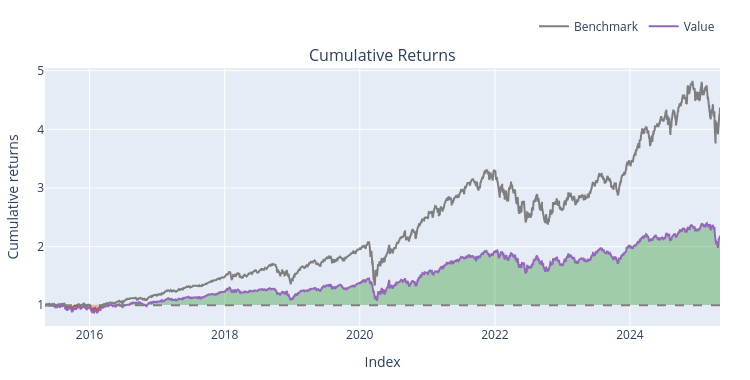

Here is the notebook cell this chart was saved with:
### Code cell
entries = (macd_df >= signal_df) & (rsi_df >= 30)
exits = (macd_df < signal_df) | (rsi_df > 70)



backtest6 = vbt.Portfolio.from_signals(
    close=close_df,
    entries=entries,
    exits=exits,
    init_cash=100_000.0,
    size=0.1,                         
    size_type='percent',
    cash_sharing=True,                 
    group_by=True,                     
    freq='1D',
    fees=0.001,
    sl_stop = 0.10,
    tp_stop = 0.10
       
)


print(backtest6.stats())
backtest6.plot().show()

### Figure 1 — Plotly figure (JSON) as saved in the notebook; plotly's stock layout.template omitted (floating-point values rounded to 4 significant figures; data arrays with more than 128 entries replaced by an {"elided": "..."} marker saying what was removed)
{"data": [{"legendgroup": "0", "line": {"color": "#7f7f7f"}, "name": "Benchmark", "showlegend": true, "type": "scatter", "uid": "23859eeb-42cc-4ccf-a1f5-cae1e86fd6cc", "x": {"elided": "2515 str values"}, "xaxis": "x", "y": {"elided": "2515 float values"}, "yaxis": "y"}, {"hoverinfo": "skip", "legendgroup": "1", "line": {"color": "rgba(0, 0, 0, 0)", "width": 0}, "opacity": 0, "showlegend": false, "type": "scatter", "uid": "8264b87a-fdfc-426f-819f-8d0524279df9", "x": {"elided": "2515 str values"}, "xaxis": "x", "y": {"elided": "2515 int values"}, "yaxis": "y"}, {"connectgaps": false, "fill": "tonexty", "fillcolor": "rgba(0, 128, 0, 0.3)", "hoverinfo": "skip", "legendgroup": "1", "line": {"color": "rgba(0, 0, 0, 0)", "width": 0}, "opacity": 0, "showlegend": false, "type": "scatter", "uid": "cc4b868c-584d-48fc-ac46-2fbbcf666086", "x": {"elided": "2515 str values"}, "xaxis": "x", "y": {"elided": "2515 float values"}, "yaxis": "y"}, {"hoverinfo": "skip", "legendgroup": "1", "line": {"color": "rgba(0, 0, 0, 0)", "width": 0}, "opacity": 0, "showlegend": false, "type": "scatter", "uid": "d773f7ba-d0d4-492d-8e2b-8b42e48e47a4", "x": {"elided": "2515 str values"}, "xaxis": "x", "y": {"elided": "2515 int values"}, "yaxis": "y"}, {"connectgaps": false, "fill": "tonexty", "fillcolor": "rgba(255, 0, 0, 0.3)", "hoverinfo": "skip", "legendgroup": "1", "line": {"color": "rgba(0, 0, 0, 0)", "width": 0}, "opacity": 0, "showlegend": false, "type": "scatter", "uid": "f761823b-edc7-455a-a1b5-728baef60a3c", "x": {"elided": "2515 str values"}, "xaxis": "x", "y": {"elided": "2515 float values"}, "yaxis": "y"}, {"legendgroup": "2", "line": {"color": "#9467bd"}, "name": "Value", "showlegend": true, "type": "scatter", "uid": "0b12b99b-6909-42aa-8712-a705c476a7e4", "x": {"elided": "2515 str values"}, "xaxis": "x", "y": {"elided": "2515 float values"}, "yaxis": "y"}, {"hoverinfo": "skip", "legendgroup": "1", "line": {"color": "rgba(0, 0, 0, 0)", "width": 0}, "opacity": 0, "showlegend": false, "type": "scatter", "uid": "f3c9c597-1c52-41bd-ab93-4fd6a08c1c54", "x": {"elided": "2515 str values"}, "xaxis": "x", "y": {"elided": "2515 int values"}, "yaxis": "y"}], "layout": {"annotations": [{"font": {"size": 16}, "showarrow": false, "text": "Cumulative Returns", "x": 0.5, "xanchor": "center", "xref": "paper", "y": 1, "yanchor": "bottom", "yref": "paper"}], "height": 380, "legend": {"orientation": "h", "traceorder": "normal", "x": 1, "xanchor": "right", "y": 1.105, "yanchor": "bottom"}, "margin": {"b": 30, "l": 30, "r": 30, "t": 30}, "shapes": [{"line": {"color": "gray", "dash": "dash"}, "type": "line", "x0": 0, "x1": 1, "xref": "paper", "y0": 1, "y1": 1, "yref": "y"}], "showlegend": true, "width": 750, "xaxis": {"anchor": "y", "domain": [0, 1], "title": {"text": "Index"}}, "yaxis": {"anchor": "x", "domain": [0, 1], "title": {"text": "Cumulative returns"}}}}
